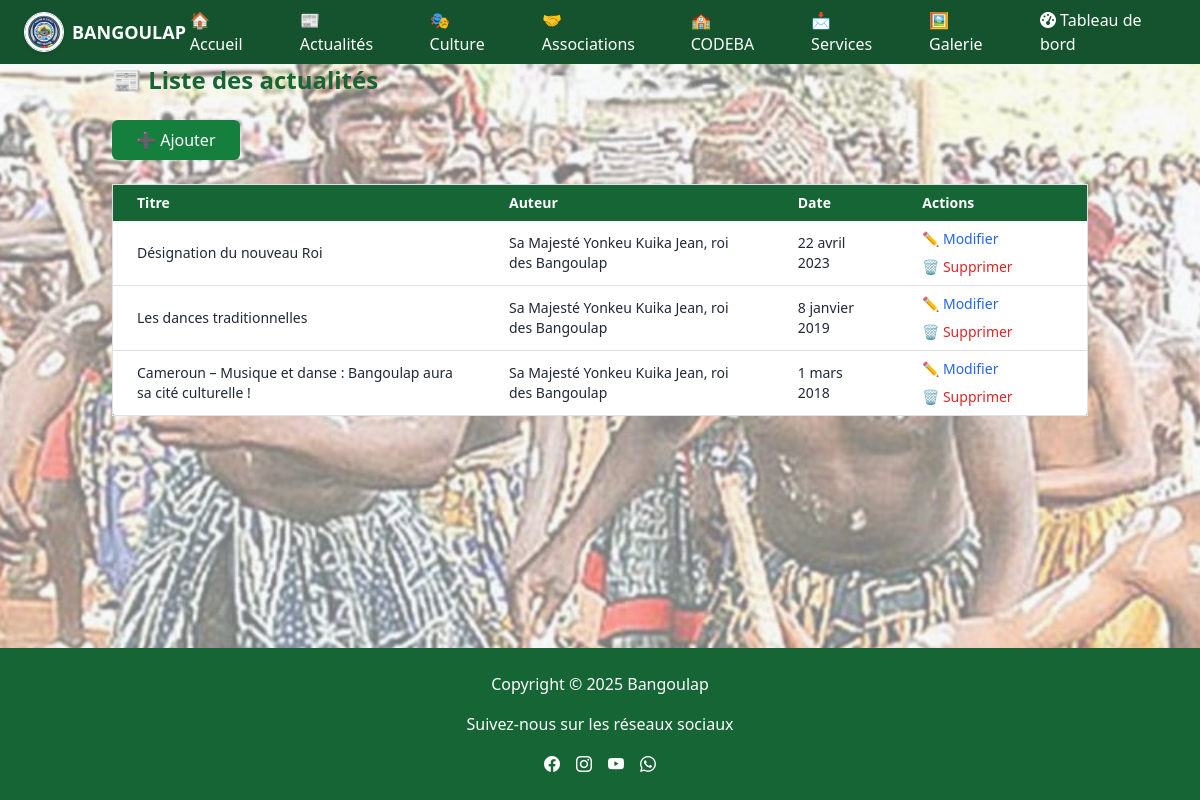
The page /actualites/admin/ (signed in) on the database its author committed.
### actualites/models.py (models this page shows)
class Actualite(models.Model):
    titre = models.CharField(max_length=200)
    auteur = models.CharField(max_length=100)
    slug = models.SlugField(unique=True)
    image = models.ImageField(upload_to='actualites/', default='images/default.jpg')  # 👈 ajoute default ici
    contenu = models.TextField()
    date = models.DateField(default=timezone.now)
    publie = models.BooleanField(default=False)

### actualites/views.py (the view)
# urls.py: path('admin/', views.admin_liste_actualites, name='admin_liste'),
@user_passes_test(is_superuser)
def admin_liste_actualites(request):
    actualites = Actualite.objects.all().order_by('-date')
    return render(request, 'actualites/admin/liste.html', {'actualites': actualites})

### actualites/views.py (called while the page is built)
def is_superuser(user):
    return user.is_superuser

### actualites/templates/actualites/admin/liste.html (shortened to what this page needs)
{% extends "base.html" %}
{% block content %}
<div class="max-w-5xl mx-auto py-8 px-4">
  <h1 class="text-2xl font-bold text-green-800 mb-4">📰 Liste des actualités</h1>
  <a href="{% url 'actualites:ajouter' %}" class="bg-green-700 text-white px-4 py-2 rounded mb-4 inline-block">➕ Ajouter</a>
  <div class="overflow-x-auto">
    <table class="min-w-[600px] w-full bg-white border rounded shadow">
      <thead class="bg-green-800 text-white text-sm">
        <tr>
          <th class="text-left px-4 py-2">Titre</th>
          <th class="text-left px-4 py-2">Auteur</th>
          <th class="text-left px-4 py-2">Date</th>
          <th class="text-left px-4 py-2">Actions</th>
        </tr>
      </thead>
      <tbody>
        {% for a in actualites %}
        <tr class="border-b hover:bg-green-50 text-sm">
          <td class="px-4 py-2">{{ a.titre }}</td>
          <td class="px-4 py-2">{{ a.auteur }}</td>
          <td class="px-4 py-2">{{ a.date }}</td>
          <td class="px-4 py-2">
            <div class="flex flex-wrap gap-2">
              <a href="{% url 'actualites:modifier' a.id %}" class="text-blue-600 hover:underline">✏️ Modifier</a>
              <a href="{% url 'actualites:supprimer' a.id %}" class="text-red-600 hover:underline">🗑️ Supprimer</a>
            </div>
          </td>
        </tr>
        {% empty %}
        <tr><td colspan="4" class="text-center py-4">Aucune actualité</td></tr>
        {% endfor %}
      </tbody>
    </table>
  </div>
</div>
{% endblock %}

### rows shown on the page
Actualite: titre "Désignation du nouveau Roi", auteur "Sa Majesté Yonkeu Kuika Jean, roi des Bangoulap", date "22 avril 2023"
Actualite: titre "Les dances traditionnelles", auteur "Sa Majesté Yonkeu Kuika Jean, roi des Bangoulap", date "8 janvier 2019"
Actualite: titre "Cameroun – Musique et danse : Bangoulap aura sa cité culturelle !", auteur "Sa Majesté Yonkeu Kuika Jean, roi des Bangoulap", date "1 mars 2018"
